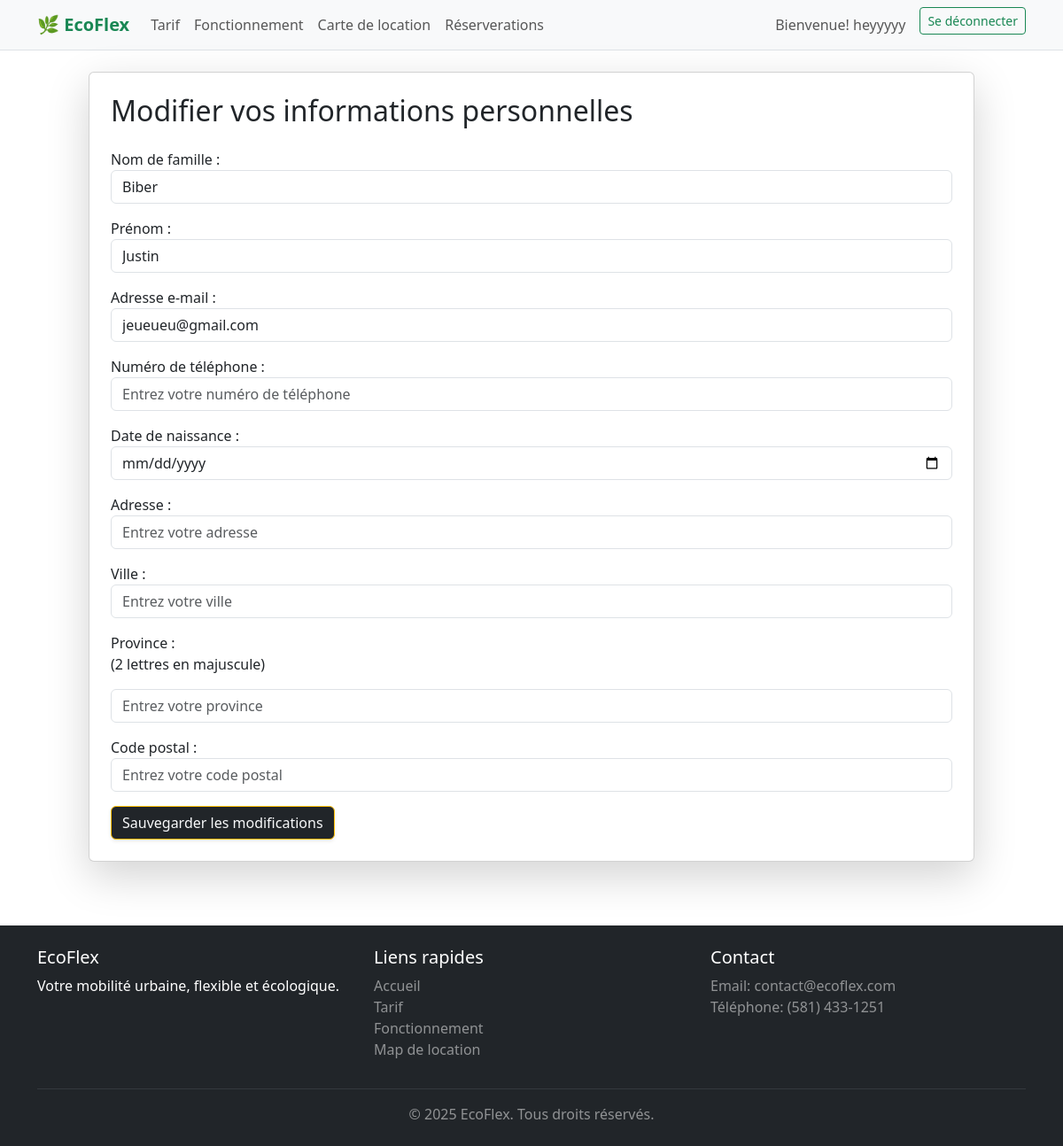
The page /profil/modifier/ (signed in) on the database as committed earlier.
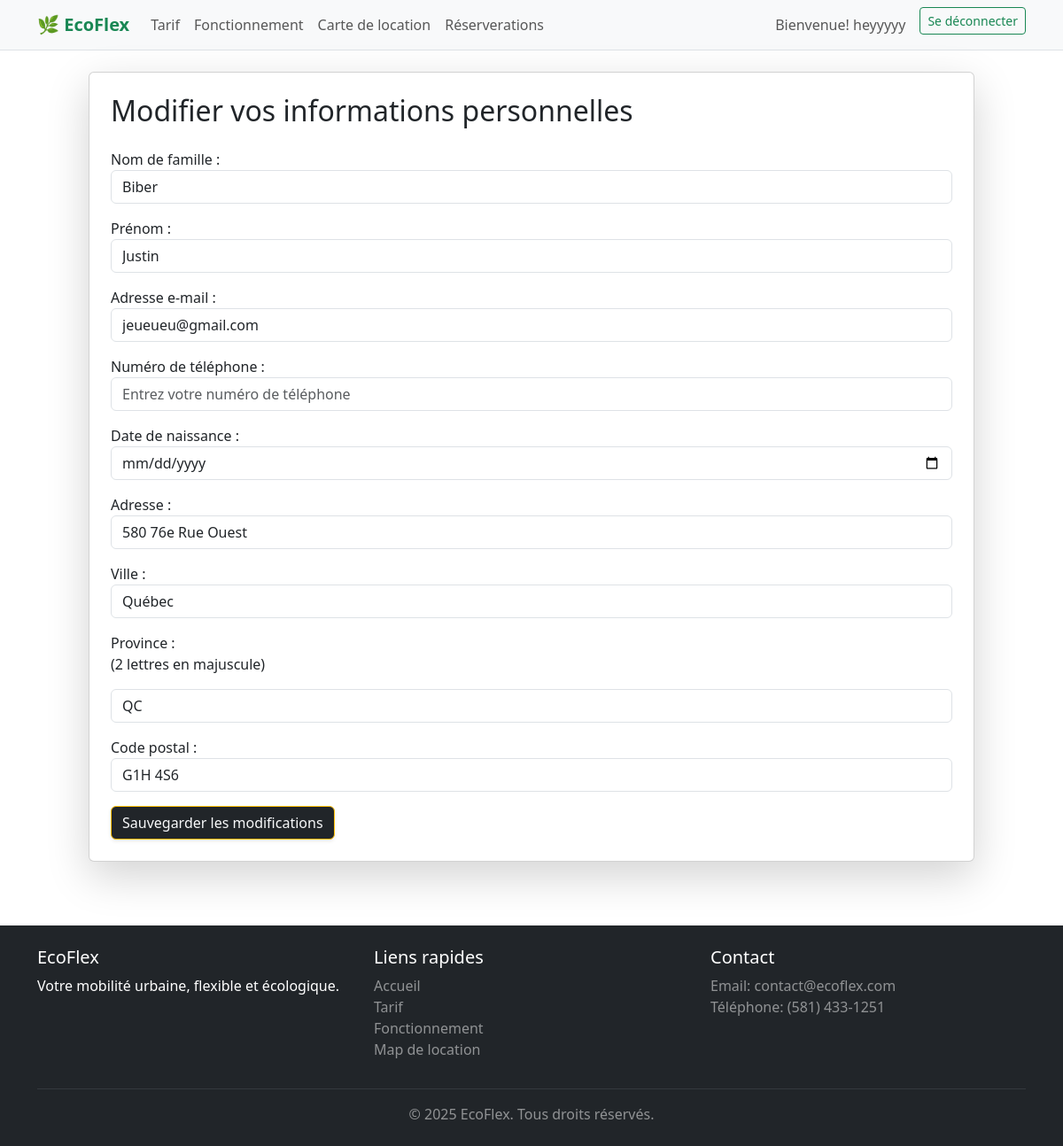
The same page on the database as committed later.
### ecoflex/models.py (models this page shows, shortened)
class User(AbstractUser):
    numero_permis = models.CharField(max_length=5, unique=True, blank=True, null=True)
    phone_number = models.CharField(
        max_length=20,
        null=True,
        blank=True,
        validators=[
            RegexValidator(
                regex=r'^(\+?\d{1,3}[-.\s]?)?\(?\d{3}\)?[-.\s]?\d{3}[-.\s]?\d{4}$',
                message='Format de téléphone invalide.'
            )
        ]
    )
    birth_date = models.DateField(
        null=True,
        blank=True
    )
    address = models.CharField(
        max_length=255,
        null=True,
        blank=True,
        validators=[
            RegexValidator(
                regex=r'^[0-9]{1,5}\s+[0-9a-zA-ZÀ-ÿ\s\-\']+(?:,\s*(?:Suite|Apt|Bureau|Unité)\s+[0-9a-zA-Z\-]+)?$',
                message='Adresse invalide.'
            )
        ]
    )
    city = models.CharField(
        max_length=100,
        null=True,
        blank=True,
        validators=[
            RegexValidator(
                regex=r"^[a-zA-ZÀ-ÿ\s'-]+$",
                message='Ville invalide.'
            )
        ]
    )
    province = models.CharField(
        max_length=100,
        null=True,
        blank=True,
        validators=[
            RegexValidator(
                regex=r'^(AB|BC|MB|NB|NL|NS|NT|NU|ON|PE|QC|SK|YT)$',
                message='Province invalide.'
            )
        ]
    )
    postal_code = models.CharField(
        max_length=20,
        null=True,
        blank=True,
        validators=[
            RegexValidator(
                regex=r'^^[ABCEGHJKLMNPRSTVXY][0-9][ABCEGHJKLMNPRSTVWXYZ] [0-9][ABCEGHJKLMNPRSTVWXYZ][0-9]$ || ^^[ABCEGHJKLMNPRSTVXY][0-9][ABCEGHJKLMNPRSTVWXYZ][0-9][ABCEGHJKLMNPRSTVWXYZ][0-9]$',
                message='Code postal invalide.'
            )
        ]
    )
    class Meta:
        verbose_name = "Utilisateur"
        verbose_name_plural = "Utilisateurs"

### ecoflex/views.py (the view)
# urls.py: path('profil/modifier/', views.modifier_profil, name='modifier_profil'),
def modifier_profil(request):
    if request.method == "POST":
        form = ProfileForm(request.POST, instance=request.user)
        if form.is_valid():
            form.save()
            messages.success(request, "Profil mis à jour avec succès !")
            return redirect("profil")
    else:
        form = ProfileForm(instance=request.user)
    return render(request, "ecoflex/modifier_profil.html", {"form": form})

### ecoflex/templates/ecoflex/modifier_profil.html (shortened to what this page needs)
{% extends 'base.html' %}
{% block content %}
<div class="container d-flex justify-content-center align-items-center min-vh-100">
    <div class="card shadow-lg p-4" style="width: 1000px;">
        <h2 class="mb-4">Modifier vos informations personnelles</h2>
        <form method="post" novalidate>
            <div class="mb-3">
                {{ form.last_name.label_tag }}
                {{ form.last_name }}
            </div>
            <div class="mb-3">
                {{ form.first_name.label_tag }}
                {{ form.first_name }}
            </div>
            <div class="mb-3">
                {{ form.email.label_tag }}
                {{ form.email }}
            </div>
            <div class="mb-3">
                {{ form.phone_number.label_tag }}
                {{ form.phone_number }}
            </div>
            <div class="mb-3">
                {{ form.birth_date.label_tag }}
                {{ form.birth_date }}
            </div>
            <div class="mb-3">
                {{ form.address.label_tag }}
                {{ form.address }}
            </div>
            <div class="mb-3">
                {{ form.city.label_tag }}
                {{ form.city }}
            </div>
            <div class="mb-3">
                {{ form.province.label_tag }}<p>(2 lettres en majuscule)</p>
                {{ form.province }}
            </div>
            <div class="mb-3">
                {{ form.postal_code.label_tag }}
                {{ form.postal_code }}
            </div>
            <button type="submit" class="btn btn-primary bg-dark text-light border-warning shadow-sm">
                Sauvegarder les modifications
            </button>
        </form>
    </div>
</div>
{% endblock %}

### ecoflex/templates/base.html (shortened to what this page needs)
{% load static %}
<!DOCTYPE html>
<html lang="fr">
<head>
    <link href="https://cdn.jsdelivr.net/npm/bootstrap@5.3.0/dist/css/bootstrap.min.css" rel="stylesheet">
</head>
<body>
    <nav class="navbar navbar-expand-lg navbar-light bg-light border-bottom">
        <div class="container">
            <a class="navbar-brand fw-bold text-success" href="{% url 'accueil' %}">
                🌿 EcoFlex
            </a>
            <div class="collapse navbar-collapse" id="navbarNav">
                <ul class="navbar-nav me-auto">
                    <li class="nav-item">
                        <a class="nav-link" href="{% url 'tarif' %}">Tarif</a>
                    </li>
                    <li class="nav-item">
                        <a class="nav-link" href="{% url 'fonctionnement' %}">Fonctionnement</a>
                    </li>
                    <li class="nav-item">
                        <a class="nav-link" href="{% url 'map_location' %}">Carte de location</a>
                    </li>
                    <li class="nav-item">
                        <a class="nav-link" href="{% url 'reserver_voiture' %}">Réserverations</a>
                    </li>
                </ul>
                <ul class="navbar-nav ms-auto">
                    {% if user.is_authenticated %}
                    <li class="nav-item">
                        <a class="nav-link" href="{% url 'profil' %}">Bienvenue! {{ user.username }}</a>
                    </li>
                    <li class="nav-item">
                        <a class="btn btn-outline-success btn-sm ms-2" href="{% url 'deconnexion' %}">Se déconnecter</a>
                    </li>
                    {% endif %}
                </ul>
            </div>
        </div>
    </nav>
    <main class="py-4">
        {% block content %}
        {% endblock %}
    </main>
    <footer class="bg-dark text-white py-4 mt-5">
        <div class="container">
            <div class="row">
                <div class="col-md-4">
                    <h5>EcoFlex</h5>
                    <p>Votre mobilité urbaine, flexible et écologique.</p>
                </div>
                <div class="col-md-4">
                    <h5>Liens rapides</h5>
                    <ul class="list-unstyled">
                        <li><a href="{% url 'accueil' %}" class="text-white-50 text-decoration-none">Accueil</a></li>
                        <li><a href="{% url 'tarif' %}" class="text-white-50 text-decoration-none">Tarif</a></li>
                        <li><a href="{% url 'fonctionnement' %}"
                                class="text-white-50 text-decoration-none">Fonctionnement</a></li>
                        <li><a href="{% url 'map_location' %}" class="text-white-50 text-decoration-none">Map de
                                location</a></li>
                    </ul>
                </div>
                <div class="col-md-4">
                    <h5>Contact</h5>
                    <p class="text-white-50">
                        Email: contact@ecoflex.com<br>
                        Téléphone: (581) 433-1251
                    </p>
                </div>
            </div>
            <hr class="my-3 border-secondary">
            <div class="text-center">
                <p class="mb-0 text-white-50">&copy; 2025 EcoFlex. Tous droits réservés.</p>
            </div>
        </div>
    </footer>
</body>
</html>

Rows that differ between the two databases and show on the page:
changed User "heyyyyy": address (not shown) → "580 76e Rue Ouest"; city (not shown) → "Québec"; province (not shown) → "QC"; postal_code (not shown) → "G1H 4S6"
